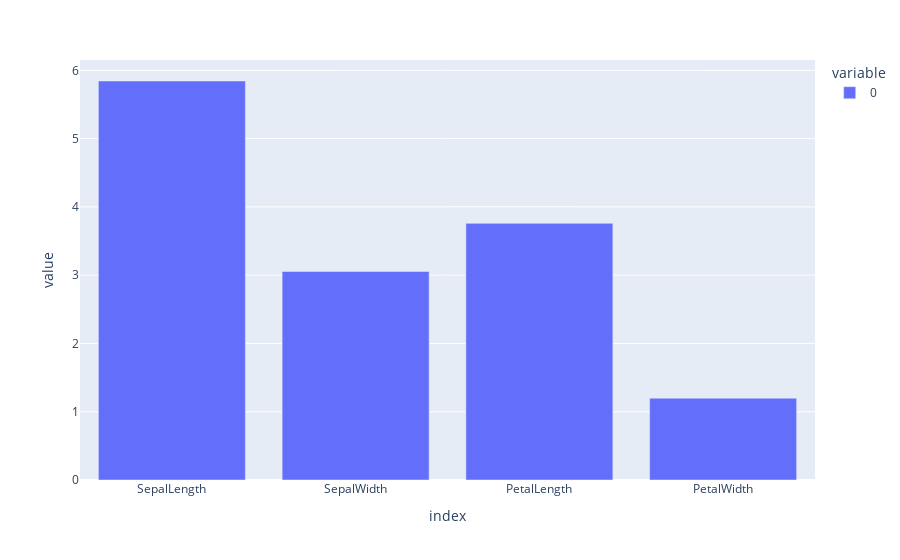

Notebook code for this chart:
### Markdown cell above
We can see the mean for each variable, but notice this output is not formated like a dataframe, because there are no column labels.

Instead, this is something `pandas` calls a **series**, which is like a single column in a dataframe.
The difference here is that the variable names, e.g. `SepalWidth`, are axis labels rather than numeric axis labels we've seen previously.

Since `dta_iris.mean()` is a series, it has column names we can use for x and y in our plot.
However, `plotly` is smart enough to plot it anyways, like this:

- with `px` do `bar` using
    - with `dta_iris` do `mean` using
    - freestyle `numeric_only=True`

**If you have trouble connecting these blocks, move your mouse slowly as you make the final connection, and try letting go even if you don't hear the click.**

### Code cell
px.bar(dta_iris.mean(numeric_only=True))

#<xml xmlns="https://developers.google.com/blockly/xml"><variables><variable id="+yh,Zg{hON]zy6D~.rH#">px</variable><variable id="E*CJ3@KOAl*hkk/%JY3Y">dta_iris</variable></variables><block type="varDoMethod" id="7PkTI5@+A6#C}J7CTmyF" x="0" y="0"><mutation items="1"></mutation><field name="VAR" id="+yh,Zg{hON]zy6D~.rH#">px</field><field name="MEMBER">bar</field><data>px:bar</data><value name="ADD0"><block type="varDoMethod" id="gLu`cCkrwjY73(E^z=rm"><mutation items="1"></mutation><field name="VAR" id="E*CJ3@KOAl*hkk/%JY3Y">dta_iris</field><field name="MEMBER">mean</field><data>dta_iris:mean</data><value name="ADD0"><block type="dummyOutputCodeBlock" id="V9(j{@MjF|+ssPG:3=@j"><field name="CODE">numeric_only=True</field></block></value></block></value></block></xml>

### Figure 1 — Plotly figure (JSON) as saved in the notebook; plotly's stock layout.template omitted (floating-point values rounded to 4 significant figures)
{"data": [{"hovertemplate": "variable=0<br>index=%{x}<br>value=%{y}<extra></extra>", "legendgroup": "0", "marker": {"color": "#636efa", "pattern": {"shape": ""}}, "name": "0", "orientation": "v", "showlegend": true, "textposition": "auto", "type": "bar", "x": ["SepalLength", "SepalWidth", "PetalLength", "PetalWidth"], "xaxis": "x", "y": [5.843, 3.054, 3.759, 1.199], "yaxis": "y"}], "layout": {"barmode": "relative", "legend": {"title": {"text": "variable"}, "tracegroupgap": 0}, "margin": {"t": 60}, "xaxis": {"anchor": "y", "domain": [0, 1], "title": {"text": "index"}}, "yaxis": {"anchor": "x", "domain": [0, 1], "title": {"text": "value"}}}}
